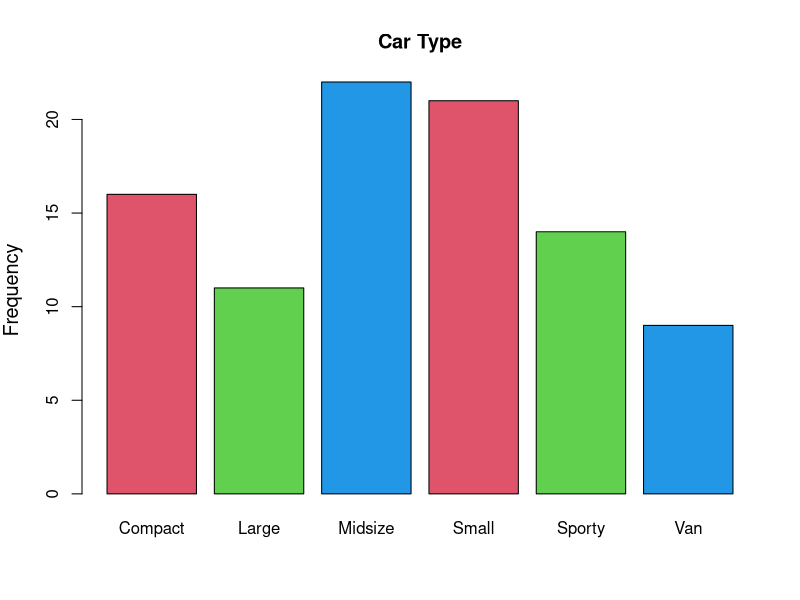
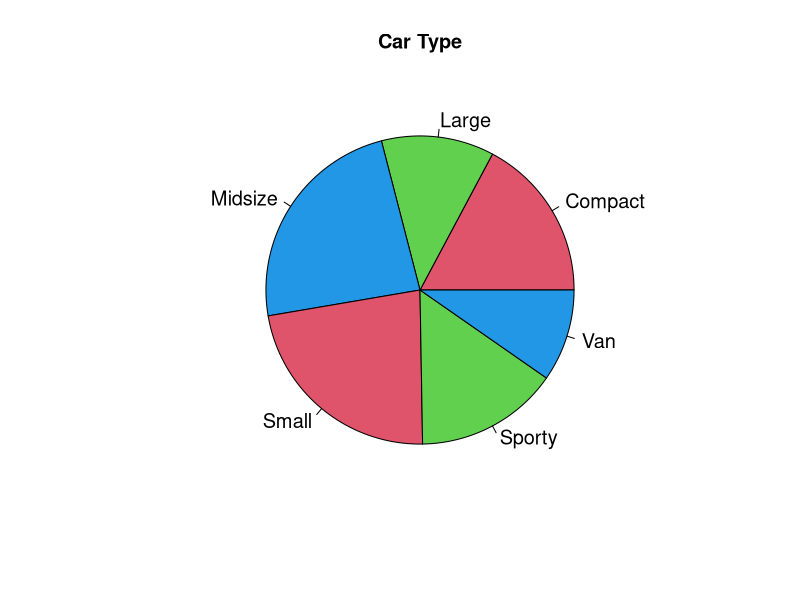
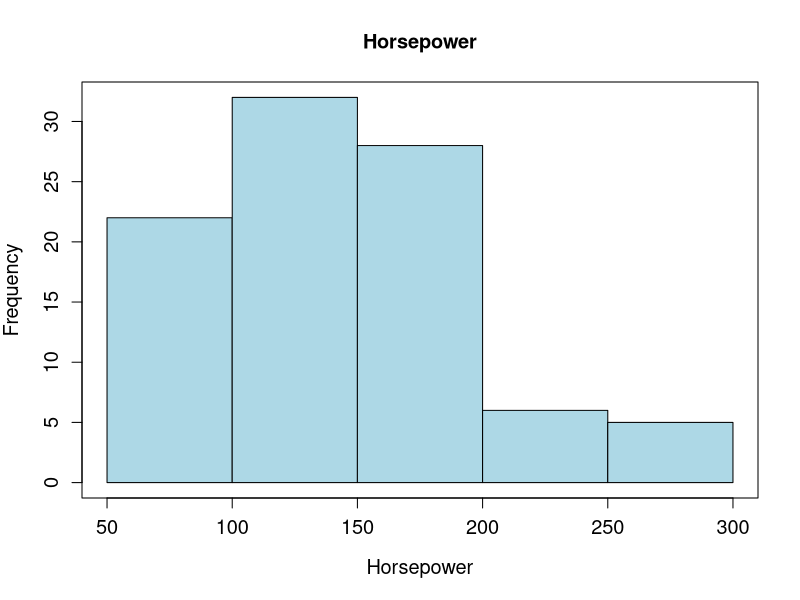
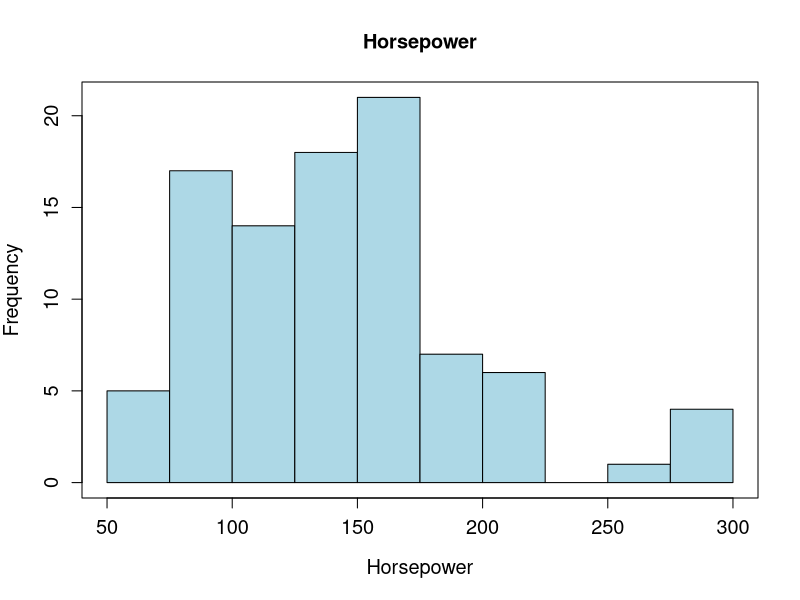
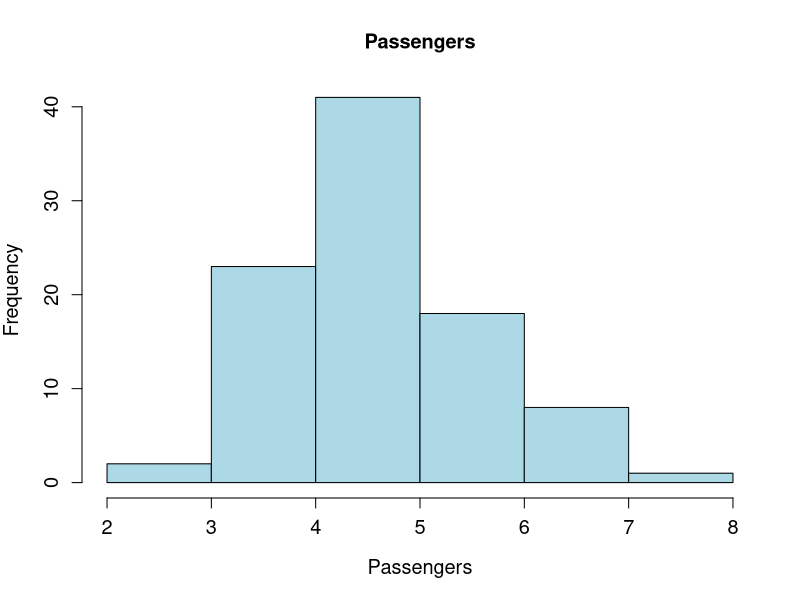
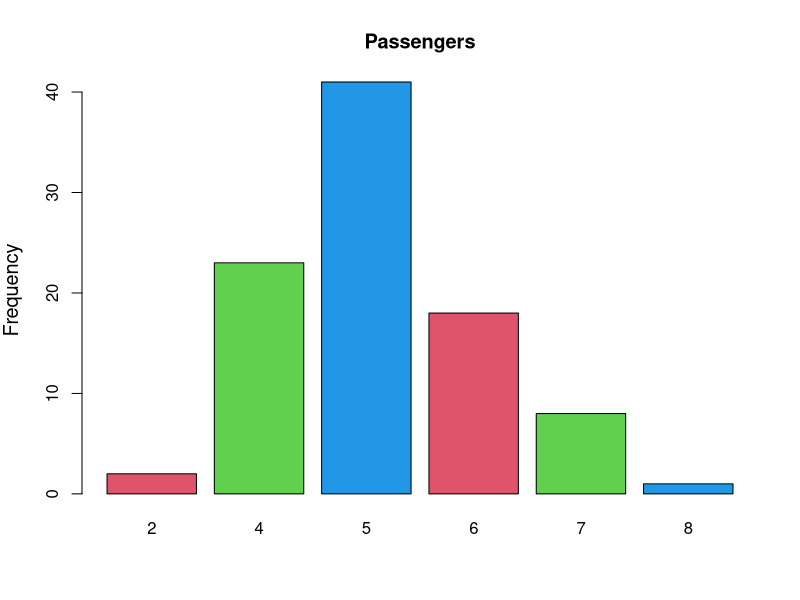
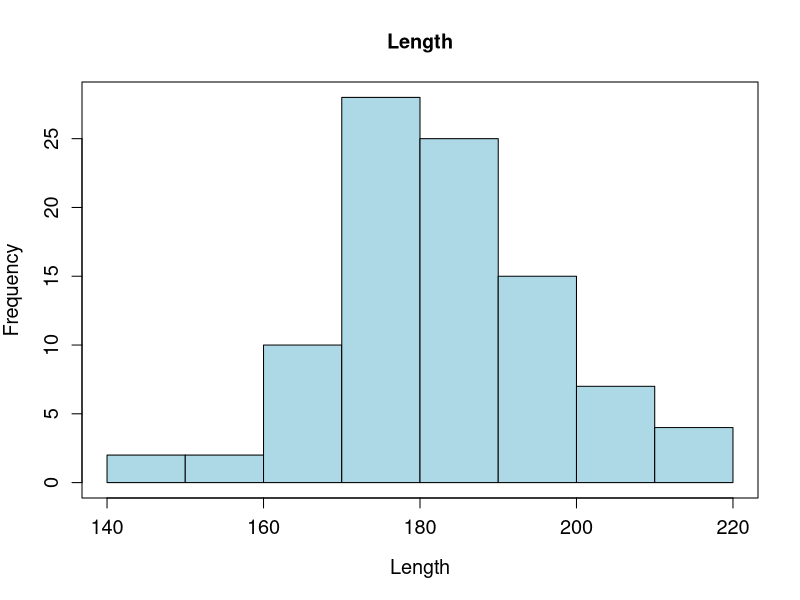

The R script that drew these images, in order:
## ---- chunk 1
# Your code goes here
## ---- chunk 2
library(MASS)
data(Cars93)
## ---- chunk 3
head(Cars93)
## ---- chunk 4
#Frequency table
table(Cars93$Type)/nrow(Cars93)

#Relative frequency table
round(table(Cars93$Type)/nrow(Cars93),3)
## ---- chunk 5
barplot(table(Cars93$Type) ,ylab="Frequency" ,cex.lab=1.2 ,col=c(2,3,4) ,main="Car Type")

## ---- chunk 6
pie(table(Cars93$Type) ,main="Car Type" ,col=c(2,3,4) ,cex=1.2)
## ---- chunk 7
#The mode of the variable 'Type' is Midsize. 
## ---- chunk 8
hist((Cars93$Horsepower),cex.lab=1.2,cex.axis=1.2,col="lightblue", xlab="Horsepower", main="Horsepower")
box()
## ---- chunk 9
hist((Cars93$Horsepower),breaks=seq(50,300,25),col="lightblue",xlab="Horsepower",cex.lab=1.2,cex.axis=1.2, main="Horsepower")
box()
## ---- chunk 10
#The histogram of Horsepower with class setting breaks tells R we would like 10 classes. A good rule of thumb is when the number of classes is sqrt(n). The number of classes that follows the good rule of thumb for the histogram of Horsepower is sqrt(93)=9.6. Therefore, the histogram with breaks has the closer number of classes(=10) to the rule of thumb(=sqrt(93)=9.6), the histogram with class breaks follows the rule of thumb for the suggested number of classes. 
## ---- chunk 11
class(Cars93$Passengers)
hist((Cars93$Passengers),cex.lab=1.2,cex.axis=1.2,col="lightblue",xlab="Passengers", main="Passengers")

#The type of variable 'Passengers' is integer, which is numerical and discrete. The histogram of Passengers has x-value(number of passengers) between 3 and 4. However, since the type of variable 'Passengers' is discrete, the x-value(number of passengers) cannot be between 3 and 4. Instead of histogram, a bar graph of 'Passengers' would work better with discrete x-value(number of passengers).
## ---- chunk 12
barplot(table(Cars93$Passengers),ylab="Frequency",cex.lab=1.2,col=c(2,3,4),main="Passengers")


## This bar plot should show the frequency of cars that carry 1 and 3 passengers as 0 (-2)
## ---- chunk 13
hist((Cars93$Length),cex.lab=1.2,cex.axis=1.2,col="lightblue",xlab="Length", main="Length")
box()
## ---- chunk 14
#The shape of the distribution of 'Length' histogram is Symmetric and Unimodal.
## ---- chunk 15
mean(Cars93$Length)
median(Cars93$Length)
#Yes, since the mean is approximately equal to median, the distribution of variable 'Length' is Symmetric and Unimodal. 
